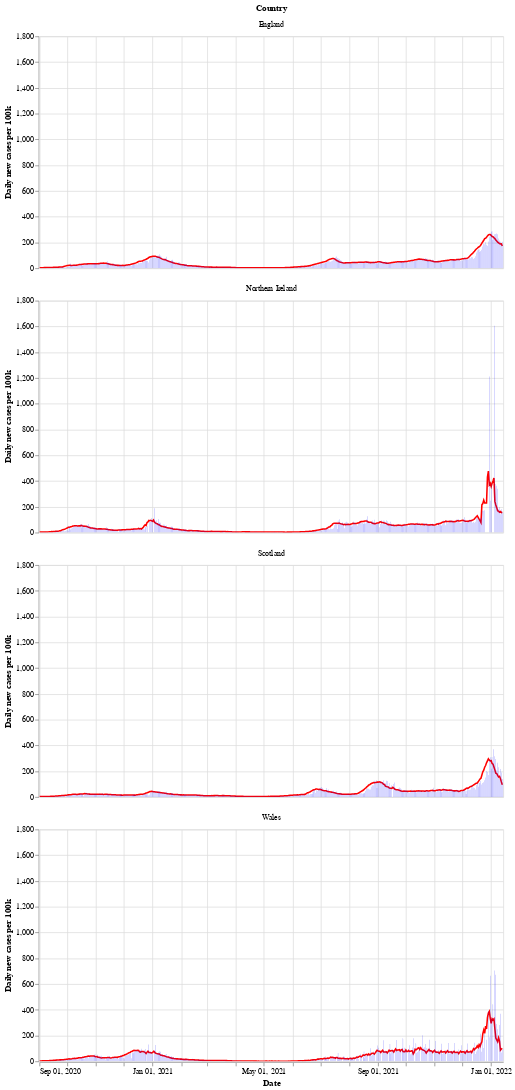

Source (notebook cell):
### Markdown cell above
Next is a bar chart of the number of new cases in each country (per 100k population), with the 7 day moving average of cases. Again we see that Wales saw a longer period of raising and falling cases compared to the other countries.

After a period of cases falling, each nation is now seeing a rise in the number of cases - especially in Wales.

### Code cell
# collapse
bars = alt.Chart(uk_cases).mark_bar().encode(
    x=alt.X("yearmonthdate(date):T", axis=alt.Axis(title='Date')),
    y=alt.Y("newCasesRate:Q", axis=alt.Axis(title='Daily new cases per 100k')),
    tooltip='newCasesRate',
    color=alt.condition(
        alt.datum.dailyChange > 0,
        alt.value("orange"),  # The positive color
        alt.value("blue")  # The negative color
    )
).properties(title='New cases per 100k population with rolling 7 day average', width=600).interactive()
line = alt.Chart(uk_cases).mark_line(
    color='red',
    size=2,
).transform_window(
    rolling_mean='mean(newCasesRate)',
    frame=[0, 7],
    groupby=['areaName']
).encode(
    x='yearmonthdate(date):T',
    y='rolling_mean:Q'
)
alt.layer(line, bars, data=uk_cases).facet(alt.Row('areaName', title='Country'), columns=1)

### Figure 1 — Vega-Lite specification as saved in the notebook (floating-point values rounded to 4 significant figures; data arrays with more than 128 entries replaced by an {"elided": "..."} marker saying what was removed)
{"config": {"view": {"continuousWidth": 400, "continuousHeight": 300}}, "data": {"name": "data-bb974d2bb419f53367d30efc7ba31a22"}, "facet": {"type": "nominal", "field": "areaName", "title": "Country"}, "spec": {"layer": [{"mark": {"type": "line", "color": "red", "size": 2}, "encoding": {"x": {"type": "temporal", "field": "date", "timeUnit": "yearmonthdate"}, "y": {"type": "quantitative", "field": "rolling_mean"}}, "transform": [{"window": [{"op": "mean", "field": "newCasesRate", "as": "rolling_mean"}], "frame": [0, 7], "groupby": ["areaName"]}]}, {"mark": "bar", "encoding": {"color": {"condition": {"value": "orange", "test": "(datum.dailyChange > 0)"}, "value": "blue"}, "tooltip": {"type": "quantitative", "field": "newCasesRate"}, "x": {"type": "temporal", "axis": {"title": "Date"}, "field": "date", "timeUnit": "yearmonthdate"}, "y": {"type": "quantitative", "axis": {"title": "Daily new cases per 100k"}, "field": "newCasesRate"}}, "selection": {"selector002": {"type": "interval", "bind": "scales", "encodings": ["x", "y"]}}, "title": "New cases per 100k population with rolling 7 day average", "width": 600}]}, "columns": 1, "$schema": "https://vega.github.io/schema/vega-lite/v4.8.1.json", "datasets": {"data-bb974d2bb419f53367d30efc7ba31a22": {"elided": "2000 records"}}}
